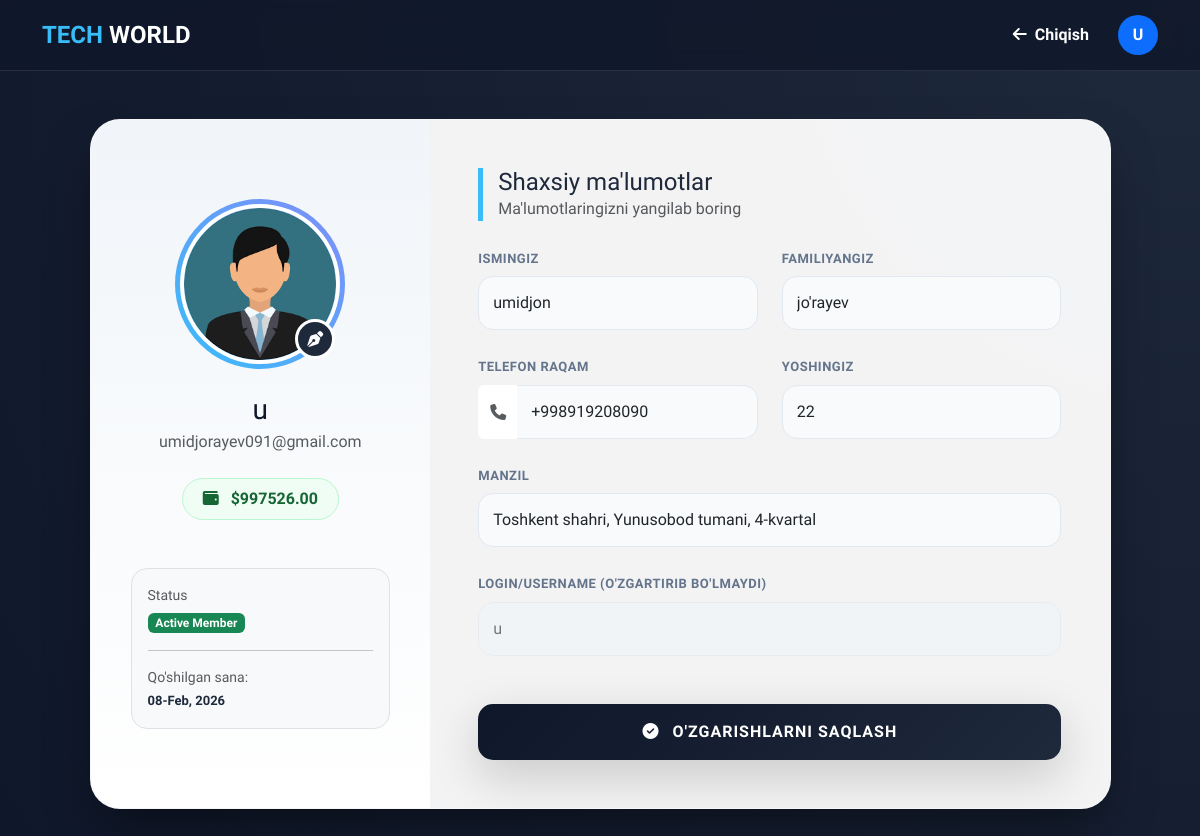
The app's page /auth/profile/ (signed in) with its own data.
### users/models.py (models this page shows, shortened)
class User(AbstractUser):
    class Role(models.TextChoices):
        ADMIN = "ADMIN", "Admin"
        USER = "USER", "User"
    role = models.CharField(max_length=20, choices=Role.choices, default=Role.USER)
    phone = models.CharField(max_length=13, null=True, blank=True)
    email = models.EmailField(unique=True, null=True, blank=True)
    image = models.ImageField(upload_to="user_images/",null=True, blank=True)
    address = models.CharField(max_length=50, null=True, blank=True)
    age = models.IntegerField(null=True, blank=True)
    balance = models.DecimalField(max_digits=10, decimal_places=2, null=True, blank=True)

### users/views.py (the view, shortened to what this page needs)
# urls.py: path('profile/',views.ProfileView.as_view(),name='profile'),
class ProfileView(LoginRequiredMixin, View):
    def get(self, request):
        return render(request, 'auth/profile.html')

### templates/auth/profile.html (shortened to what this page needs)
<!DOCTYPE html>
<html lang="uz">
<head>
    <link href="https://cdn.jsdelivr.net/npm/bootstrap@5.3.0/dist/css/bootstrap.min.css" rel="stylesheet">
    <link rel="stylesheet" href="https://cdnjs.cloudflare.com/ajax/libs/font-awesome/6.4.0/css/all.min.css">
</head>
<body>
    <nav class="navbar navbar-expand-lg sticky-top">
        <div class="container">
            <a class="brand-name" href="/">TECH <span style="color:white">WORLD</span></a>
            <div class="d-flex align-items-center">
                <a href="{% url 'index' %}" class="btn btn-link text-white text-decoration-none fw-bold me-3">
                    <i class="fas fa-arrow-left me-2"></i>Chiqish
                </a>
                <div class="bg-primary rounded-circle d-flex align-items-center justify-content-center text-white" style="width: 40px; height: 40px; font-weight: 800;">
                    {{ user.username|first|upper }}
                </div>
            </div>
        </div>
    </nav>
    <div class="container py-5">
        <div class="row justify-content-center">
            <div class="col-xl-11">
                <div class="profile-card">
                    <form method="POST" enctype="multipart/form-data">
                        <div class="row g-0">
                            <div class="col-lg-4 avatar-section text-center">
                                <div class="avatar-wrapper mb-4">
                                    {% if user.image %}
                                        <img src="{{ user.image.url }}" class="user-avatar" id="avatarPreview">
                                    {% else %}
                                        <img src="https://api.dicebear.com/7.x/avataaars/svg?seed={{user.username}}" class="user-avatar" id="avatarPreview">
                                    {% endif %}
                                    <label for="imageUpload" class="camera-btn">
                                        <i class="fas fa-pen-nib"></i>
                                    </label>
                                </div>
                                <h3 class="fw-800 mb-1" style="color: #0f172a;">{{ user.username }}</h3>
                                <p class="text-muted mb-4">{{ user.email }}</p>
                                <div class="balance-pill">
                                    <i class="fas fa-wallet me-2"></i> ${{ user.balance|default:"0.00" }}
                                </div>
                                <div class="mt-5 p-3 rounded-4 bg-light w-100 border text-start">
                                    <small class="text-muted d-block mb-1">Status</small>
                                    <span class="badge bg-success">Active Member</span>
                                    <hr>
                                    <small class="text-muted d-block">Qo'shilgan sana:</small>
                                    <strong style="font-size: 13px;">{{ user.date_joined|date:"d-M, Y" }}</strong>
                                </div>
                            </div>
                            <div class="col-lg-8 p-4 p-md-5">
                                <div class="info-header">
                                    <h4 class="fw-800 m-0">Shaxsiy ma'lumotlar</h4>
                                    <p class="text-muted m-0">Ma'lumotlaringizni yangilab boring</p>
                                </div>
                                <div class="row g-4">
                                    <div class="col-md-6">
                                        <label class="form-label">Ismingiz</label>
                                        <input type="text" name="first_name" class="form-control" value="{{ user.first_name }}" placeholder="Ism kiriting">
                                    </div>
                                    <div class="col-md-6">
                                        <label class="form-label">Familiyangiz</label>
                                        <input type="text" name="last_name" class="form-control" value="{{ user.last_name }}" placeholder="Familiya kiriting">
                                    </div>
                                    <div class="col-md-6">
                                        <label class="form-label">Telefon raqam</label>
                                        <div class="input-group">
                                            <span class="input-group-text border-0 bg-white"><i class="fas fa-phone text-muted"></i></span>
                                            <input type="text" name="phone" class="form-control border-start-0" value="{{ user.phone|default:'' }}" placeholder="+998 90 123 45 67">
                                        </div>
                                    </div>
                                    <div class="col-md-6">
                                        <label class="form-label">Yoshingiz</label>
                                        <input type="number" name="age" class="form-control" value="{{ user.age|default:'' }}" placeholder="Masalan: 25">
                                    </div>
                                    <div class="col-md-12">
                                        <label class="form-label">Manzil</label>
                                        <input type="text" name="address" class="form-control" value="{{ user.address|default:'' }}" placeholder="Shahar, tuman, ko'cha...">
                                    </div>
                                    <div class="col-md-12">
                                        <label class="form-label">Login/Username (O'zgartirib bo'lmaydi)</label>
                                        <input type="text" class="form-control" value="{{ user.username }}" disabled style="opacity: 0.6; cursor: not-allowed; background: #f1f5f9;">
                                    </div>
                                </div>
                                <div class="mt-5">
                                    <button type="submit" class="btn btn-save shadow-lg">
                                        <i class="fas fa-check-circle me-2"></i> O'zgarishlarni saqlash
                                    </button>
                                </div>
                            </div>
                        </div>
                    </form>
                </div>
            </div>
        </div>
    </div>
</body>
</html>

### templates/auth/profile.html (style rules this page uses)
:root { --primary-grad: linear-gradient(135deg, #0f172a 0%, #1e293b 100%); --accent-color: #38bdf8; --glass: rgba(255, 255, 255, 0.95); }
body { background: #0f172a; background-image: radial-gradient(circle at top right, #1e293b, #0f172a); font-family: 'Plus Jakarta Sans', sans-serif; min-height: 100vh; color: #f8fafc; }
.navbar { background: rgba(15, 23, 42, 0.8) !important; backdrop-filter: blur(10px); border-bottom: 1px solid rgba(255,255,255,0.1); padding: 15px 0; }
.brand-name { font-weight: 800; color: var(--accent-color) !important; font-size: 24px; text-decoration: none; }
.profile-card { background: var(--glass); border-radius: 30px; border: 1px solid rgba(255,255,255,0.2); box-shadow: 0 25px 50px -12px rgba(0, 0, 0, 0.5); color: #1e293b; overflow: hidden; transition: all 0.3s ease; }
.avatar-section { background: linear-gradient(to bottom, #f1f5f9, #ffffff); padding: 40px; display: flex; flex-direction: column; align-items: center; justify-content: center; }
.avatar-wrapper { position: relative; padding: 5px; background: linear-gradient(45deg, var(--accent-color), #818cf8); border-radius: 50%; transition: transform 0.3s ease; }
.user-avatar { width: 160px; height: 160px; border-radius: 50%; object-fit: cover; border: 4px solid white; }
.camera-btn { position: absolute; bottom: 10px; right: 10px; background: #1e293b; color: white; width: 40px; height: 40px; border-radius: 50%; display: flex; align-items: center; justify-content: center; border: 3px solid white; cursor: pointer; transition: 0.3s; }
.form-label { font-weight: 700; color: #64748b; font-size: 13px; text-transform: uppercase; letter-spacing: 0.5px; }
.form-control { border-radius: 15px; padding: 14px; border: 1px solid #e2e8f0; background: #f8fafc; font-weight: 500; transition: 0.3s; }
.balance-pill { background: #f0fdf4; color: #166534; padding: 8px 20px; border-radius: 50px; font-weight: 800; border: 1px solid #bbf7d0; display: inline-block; }
.btn-save { background: var(--primary-grad); color: white; border: none; border-radius: 15px; padding: 16px; font-weight: 800; width: 100%; text-transform: uppercase; letter-spacing: 1px; position: relative; overflow: hidden; transition: 0.4s; }
.info-header { border-left: 5px solid var(--accent-color); padding-left: 15px; margin-bottom: 25px; }

### records on screen
User: username|first "U", image (picture), username "u", email "umidjorayev091@gmail.com", balance "997526.00", date_joined "08-Feb, 2026", first_name "umidjon", last_name "jo'rayev", phone "+998919208090", age "22", address "Toshkent shahri, Yunusobod tumani, 4-kvartal"
